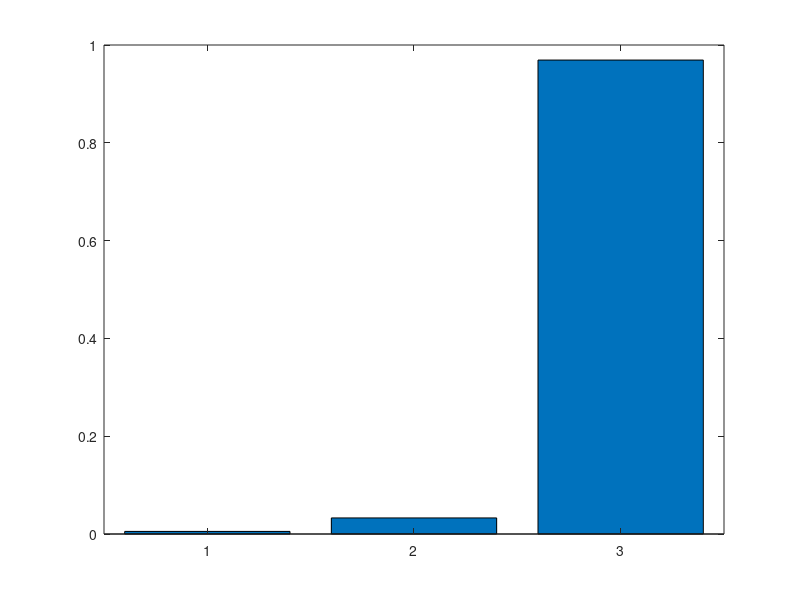
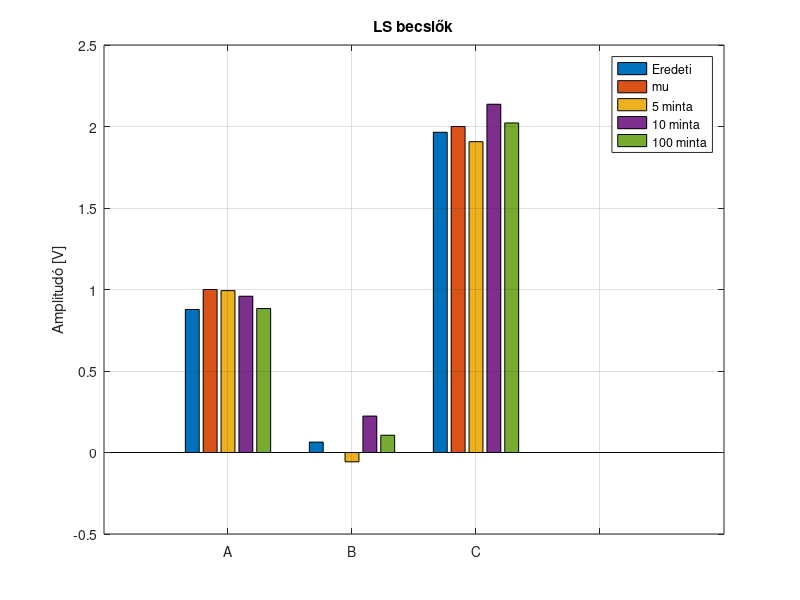
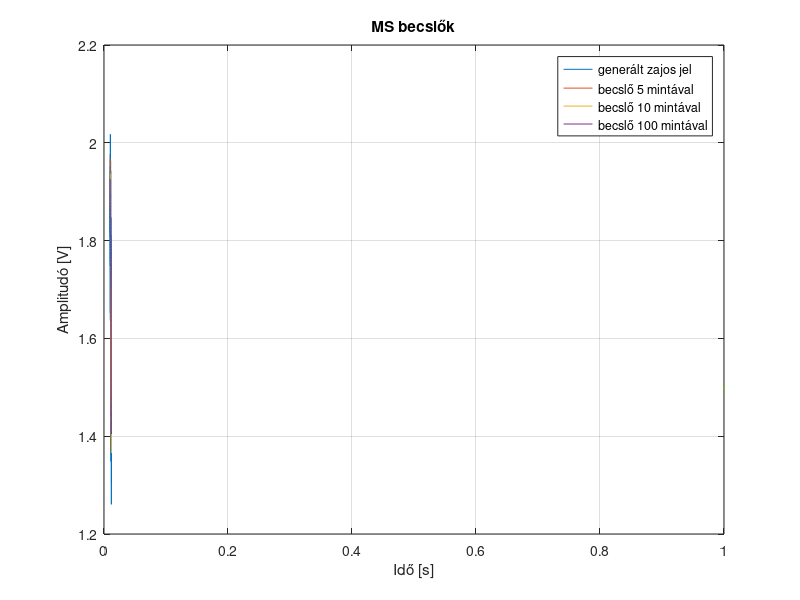
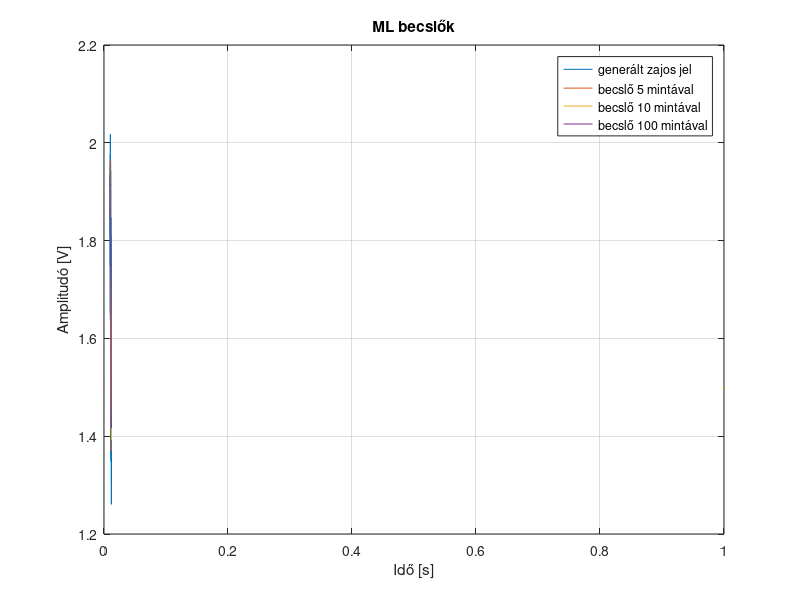

Recreate these plots in MATLAB, in order.
%% Clean up
    clear;
    close all;
    clc;

%% Parametetek
    mu_A        = 1;    % V
    mu_B        = 0;    % V
    mu_C        = 2;    % V
    o_a         = .1;   % V
    o_w         = .1;   % V
    ro          = .1;   % 
    t_0         = 10;   % ms
    f_0         = 50;   % Hz
    rendszer    = 'E';  % 
    r           = .88;  % 
    P           = 25;   % 

%% Parameterek koherense telete
    t_0 = t_0/1000;

%% Elso feladat - Jelgenerator
    % Parameterek
    N_5   =   5;
    N_10  =  10;
    N_100 = 100;        % minta darabszama
   
    Periods = .1;    % vett periodusok
    
    % Valtozok
    t_5   = linspace(0+t_0, ((Periods/f_0)+t_0), N_5);
    t_10  = linspace(0+t_0, ((Periods/f_0)+t_0), N_10);
    t_100 = linspace(0+t_0, ((Periods/f_0)+t_0), N_100);

    % A, B, C parameterek meghatarozasa
    C_aa = o_a^2 .* [1, ro, ro^2; ro, 1, ro; ro^2, ro, 1];
    rng('default');  % Visszaallitjuk a generator alapertelmezett allapotat a reprodukalhatosag erdekeben
    X = mvnrnd([mu_A, mu_B, mu_C], C_aa, 1);
    A = X(1);
    B = X(2);
    C = X(3);

    % Zajos jel generalasa
    sn = @(t) A*sin(2*pi*f_0*t) + B*cos(2*pi*f_0*t) + C + o_w*randn;
    u_5   = zeros(N_5,1);
    u_10  = zeros(N_10,1);
    u_100 = zeros(N_100,1);

    for k=1:N_5
        u_5(k)   = sn(t_5(k));
    end
    for k=1:N_10
        u_10(k)  = sn(t_10(k));
    end
    for k=1:N_100
        u_100(k) = sn(t_100(k));
    end
    figure(1);
        plot(t_5,u_5,t_10,u_10,t_100,u_100, LineWidth=1.5);
        grid on;
        title('Generált zajos jel');
        xlabel('Idő [s]');
        ylabel('Amlitudó [V]');
        legend('5 minta', '10 minta', '100 minta');

%% Masodik feladat - MS becslo
    % Megfigyelesi matrix
    U     = @(n,t) [sin(2*pi*f_0*t'),cos(2*pi*f_0*t'),ones(n,1)];
    C_nn  = @(n) eye(n)*o_w^2;
    C_aaz = @(n,t) U(n,t).'*inv(C_nn(n))*U(n,t)+inv(C_aa);

    MS = @(u,n,t) [mu_A; mu_B; mu_C] + inv(C_aaz(n,t)) * U(n,t).'*inv(C_nn(n))*(u-(U(n,t)*[mu_A;mu_B;mu_C]));

    % a - a tenyleges es a becsult erteket es az elteresuket
    MS_5   = MS(u_5,   N_5,   t_5);
    MS_10  = MS(u_10,  N_10,  t_10);
    MS_100 = MS(u_100, N_100, t_100);
    
    % b - a becsles torzitasat
    b = @(n, a) ([mu_A; mu_B; mu_C] - a)/(1+n*(o_a^2/o_w^2));
    b_5   = b(5, MS_5);
    b_10  = b(10, MS_10);
    b_100 = b(100, MS_100);

    % c - a becsult ertekek kovarianciajat (kovariancia matrixat)
    C_aaz_5   = C_aaz(N_5,   t_5);
    C_aaz_10  = C_aaz(N_10,  t_10);
    C_aaz_100 = C_aaz(N_100, t_100);
   
%% Harmadik feladat - ML becslo (Gauss - Markov)
    GM = @(u, n, t) inv(U(n,t)'*inv(C_nn(n))*U(n,t))*U(n,t)'*inv(C_nn(n))*u;
    
    ML_5   = GM(u_5,   N_5,   t_5);
    ML_10  = GM(u_10,  N_10,  t_10);
    ML_100 = GM(u_100, N_100, t_100);
    
%% Negyedik feladat - LS becslo + minosegjelzo
    LS = @(u, n, t) inv(U(n,t).'*U(n,t))*U(n,t).'*u;
    J = @(u, a_k, n, t) u'*(u- U(n,t)*a_k);

    LS_5   = LS(u_5,   N_5,   t_5);
    LS_10  = LS(u_10,  N_10,  t_10);
    LS_100 = LS(u_100, N_100, t_100);

    J_5    = J(u_5,   LS_5,   N_5,   t_5);
    J_10   = J(u_10,  LS_10,  N_10,  t_10);
    J_100  = J(u_100, LS_100, N_100, t_100);
    
    bar([J_5 J_10, J_100]);

%% Otodik feladat - u(t) = D sin(2pi * f_0 * t + fi) + C
    % Addicios telellel: D*cos(fi)*sin(2*pi*f_0*t) + D*sin(fi)*cos(2*pi*f_0*t) + C
    %                    A*sin(2*pi*f_0*t) + B*cos(2*pi*f_0*t) + C
    % D = sqrt (A^2 + B^2)
    % phi = atan(B/A)
    U_d  = @(n,t) [sin(2*pi*f_0*t'), cos(2*pi*f_0*t'), ones(n,1)];
    LS_d = @(u,n,t) inv(U_d(n,t).'*U_d(n,t))*U_d(n,t).'*u;

    LS_d_5   = LS_d(u_5,   N_5,   t_5);
    LS_d_10  = LS_d(u_10,  N_10,  t_10);
    LS_d_100 = LS_d(u_100, N_100, t_100);

    % Egyenletrendszer megoldasai
    p = LS_d_5;
    D_5  = sqrt(p(1)^2 + p(2)^2);
    fi_5 = atan(p(2)./p(1));
    dC_5 = p(3);

    p = LS_d_10;
    D_10  = sqrt(p(1)^2 + p(2)^2);
    fi_10 = atan(p(2)./p(1));
    dC_10 = p(3);

    p = LS_d_100;
    D_100  = sqrt(p(1)^2 + p(2)^2);
    fi_100 = atan(p(2)./p(1));
    dC_100 = p(3);

    % Minosegjelzo
    J_d = @(u, a_k, n, t) u'*(u- (U_d(n,t)*a_k));
    J_d_5    = J_d(u_5,   [D_5;  fi_5;   dC_5],   N_5,   t_5);
    J_d_10   = J_d(u_10,  [D_10; fi_10;  dC_10],  N_10,  t_10);
    J_d_100  = J_d(u_100, [D_10; fi_100; dC_100], N_100, t_100);

    % CRLB
    % Derivaltak meghatarozasa
        % u = D sin(2pi * f_0 * t + fi) + C
        udD  = @(t,D,fi,C) 1*sin(2*pi*f_0*t+fi); 
        udfi = @(t,D,fi,C) D*cos(2*pi*f_0*t+fi) * 1;
        udC  = @(t,D,fi,C) 1;

    % Hasznalhato ez a keplet ,mert:
    % u = s(a) + w
    % zaj: gauss, mu_zaj = 0, szorasa o_w
        CRLB = @(udx) o_w^2 / ((udx*ones(length(udx),1))^2);  % ahol udx egy sorvektor
    
    % Derivalt jelek meghatarozasa
        % 5 elemu
            s_udD_5  = zeros(1,N_5);
            s_udfi_5 = zeros(1,N_5);
            s_udC_5  = zeros(1,N_5);
            for k = 1:N_5
                s_udD_5(1,k)  = udD( t_5(k), D_5, fi_5, dC_5);
                s_udfi_5(1,k) = udfi(t_5(k), D_5, fi_5, dC_5);
                s_udC_5(1,k)  = udC( t_5(k), D_5, fi_5, dC_5);
            end
        % 10 elemu
            s_udD_10  = zeros(1,N_10);
            s_udfi_10 = zeros(1,N_10);
            s_udC_10  = zeros(1,N_10);
            for k = 1:N_10
                s_udD_10(1,k) =  udD( t_10(k), D_10, fi_10, dC_10);
                s_udfi_10(1,k) = udfi(t_10(k), D_10, fi_10, dC_10);
                s_udC_10(1,k) =  udC( t_10(k), D_10, fi_10, dC_10);
            end
        % 100 elemu
        s_udD_100 = zeros(1,N_100);
        s_udfi_100 = zeros(1,N_100);
        s_udC_100 = zeros(1,N_100);
        for k = 1:N_100
            s_udD_100(1,k) =  udD( t_100(k), D_100, fi_100, dC_100);
            s_udfi_100(1,k) = udfi(t_100(k), D_100, fi_100, dC_100);
            s_udC_100(1,k) =  udC( t_100(k), D_100, fi_100, dC_100);
        end

    % CRLB-k kiszamolasa
        CRLB_D_5   =  CRLB(s_udD_5);
        CRLB_D_10  =  CRLB(s_udD_10);
        CRLB_D_100 =  CRLB(s_udD_100);

        CRLB_fi_5   = CRLB(s_udfi_5);
        CRLB_fi_10  = CRLB(s_udfi_10);
        CRLB_fi_100 = CRLB(s_udfi_100);

        CRLB_C_5   =  CRLB(s_udC_5);
        CRLB_C_10  =  CRLB(s_udC_10);
        CRLB_C_100 =  CRLB(s_udC_100);
        
    %% Kiértékelés
    %{
    k = 1;
    figure(2);
        og = [A, B, C];
        mu = [mu_A,mu_B,mu_C];
        diag_title = ['A paraméter becslői';'B paraméter becslői';'C paraméter becslői'];
        show = [og(k), mu(k), MS_5(k), ML_5(k), LS_5(k); og(k), mu(k),MS_10(k), ML_10(k), LS_10(k); og(k), mu(k), MS_100(k), ML_100(k), LS_100(k); 0, 0, 0, 0, 0];
        bar(show);
        title(diag_title(k,:));
        xticklabels({'5 minta', '10 minta', '100 minta'});
        legend('Eredeti','mu','MS becslő','ML becslő','LS becslő');
        ylabel('Amplitudó [V]');
        grid on;
    %}
    k = 3;
    figure(3);
        if (k == 1)
        show = [A, mu_A, MS_5(1), MS_10(1), MS_100(1); B, mu_B, MS_5(2), MS_10(2), MS_100(2); C, mu_C, ML_5(3), ML_10(3), ML_100(3); 0, 0, 0, 0, 0];
        end
        if (k == 2)
        show = [A, mu_A, ML_5(1), ML_10(1), ML_100(1); B, mu_B, ML_5(2), ML_10(2), ML_100(2); C, mu_C, MS_5(3), MS_10(3), MS_100(3); 0, 0, 0, 0, 0];
        end
        if (k == 3)
        show = [A, mu_A, LS_5(1), LS_10(1), LS_100(1); B, mu_B, LS_5(2), LS_10(2), LS_100(2); C, mu_C, LS_5(3), LS_10(3), LS_100(3); 0, 0, 0, 0, 0];
        end
        bar(show);
        xticklabels({'A', 'B', 'C'});
        ylabel('Amplitudó [V]');
        grid on;
        diag_title = ['MS becslők'; 'ML becslők'; 'LS becslők'];
        title(diag_title(k,:));
        legend('Eredeti', 'mu', '5 minta', '10 minta', '100 minta');

    %{
    k = 1;
    figure(4);
        og = [A, B, C];
        mu = [mu_A,mu_B,mu_C];
        diag_title = ['eredeti érték - A paraméter becslői';'eredeti érték - B paraméter becslői';'eredeti érték - C paraméter becslői'];
        show = [og(k)-MS_5(k), og(k)-ML_5(k), og(k)-LS_5(k); og(k)-MS_10(k), og(k)-ML_10(k), og(k)-LS_10(k); og(k)-MS_100(k), og(k)-ML_100(k), og(k)-LS_100(k); 0, 0, 0];
        bar(show);
        title(diag_title(k,:));
        xticklabels({'5 minta', '10 minta', '100 minta'});
        legend('MS becslő','ML becslő','LS becslő');
        ylabel('Amplitudó [V]');
        grid on;
    %}
    signal = @(t,p) p(1)*sin(2*pi*f_0*t) + p(2)*cos(2*pi*f_0*t) + p(3);

    s_MS_5   = signal(t_5,  MS_5);
    s_MS_10  = signal(t_10, MS_10);
    s_MS_100 = signal(t_100,MS_100);

    s_ML_5   = signal(t_5,  ML_5);
    s_ML_10  = signal(t_10,  ML_10);
    s_ML_100 = signal(t_100,  ML_100);

    s_LS_5   = signal(t_5,  LS_5);
    s_LS_10  = signal(t_10, LS_10);
    s_LS_100 = signal(t_100,LS_100);

    figure(5);
        plot(t_100, u_100 ,t_5, s_MS_5, t_10, s_MS_10, t_100, s_MS_100, LineWidth=1.5);
        title('MS becslők');
        legend('generált zajos jel', 'becslő 5 mintával','becslő 10 mintával','becslő 100 mintával');
        ylabel('Amplitudó [V]');
        xlabel('Idő [s]');
        grid on;
        
    figure(6);
        plot(t_100, u_100 ,t_5, s_ML_5, t_10, s_ML_10, t_100, s_ML_100, LineWidth=1.5);
        title('ML becslők');
        legend('generált zajos jel', 'becslő 5 mintával','becslő 10 mintával','becslő 100 mintával');
        ylabel('Amplitudó [V]');
        xlabel('Idő [s]');
        grid on;

    figure(7);
        plot(t_100, u_100 ,t_5, s_LS_5, t_10, s_LS_10, t_100, s_LS_100, LineWidth=1.5);
        title('LS becslők');
        legend('generált zajos jel', 'becslő 5 mintával','becslő 10 mintával','becslő 100 mintával');
        ylabel('Amplitudó [V]');
        xlabel('Idő [s]');
        grid on;

    
    D_signal = @(t,D,fi,C) D*sin(2*pi*f_0 *t+fi) + C;
    D_LS_5   = D_signal(t_5,   D_5,   fi_5,   dC_5);
    D_LS_10  = D_signal(t_10,  D_10,  fi_10,  dC_10);
    D_LS_100 = D_signal(t_100, D_100, fi_100, dC_100);
    figure(8);
        plot(t_100, u_100 ,t_5, D_LS_5, t_10, D_LS_10, t_100, D_LS_100, LineWidth=1.5);
        title('LS becslők');
        legend('generált zajos jel', 'becslő 5 mintával','becslő 10 mintával','becslő 100 mintával');
        ylabel('Amplitudó [V]');
        xlabel('Idő [s]');
        grid on;
    %{
    figure(9);
        plot(t_100, u_100 ,t_100, s_MS_100, t_100, s_ML_100, t_100, s_LS_100, LineWidth=1);
        title('Becslők');
        legend('generált zajos jel', 'MS', 'ML', 'LS');
        ylabel('Amplitudó [V]');
        xlabel('Idő [s]');
        grid on;
    %}
    figure(10);
        show = [D_5, D_10, D_100; fi_5, fi_10, fi_100; dC_5, dC_10, dC_100];
        bar(show);
        title('D, fi és C LS becslői');
        xticklabels({'D', 'fi', 'C'});
        legend('5 minta', '10 minta', '100 minta');
        ylabel('Amplitudó [V] & Fázis [rad]');
        grid on;

    close all;
